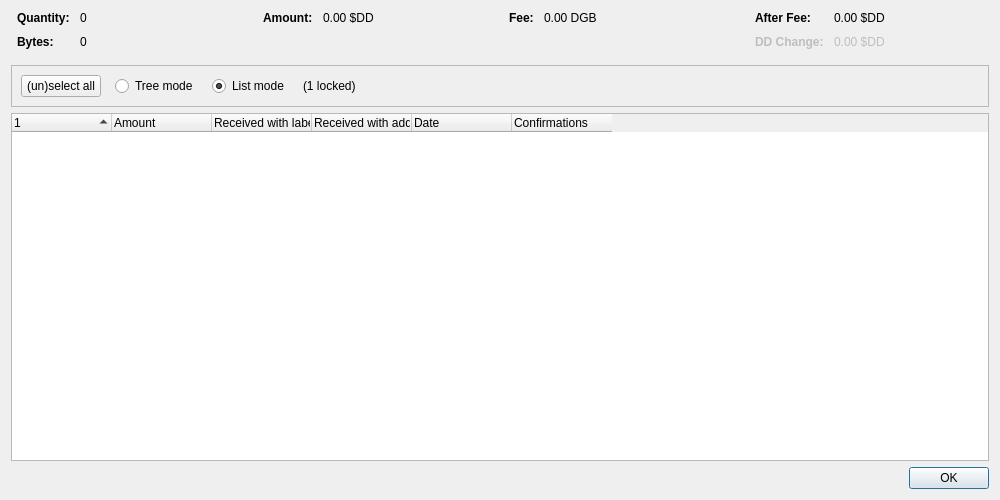
<?xml version="1.0" encoding="UTF-8"?>
<ui version="4.0">
 <class>DigiDollarCoinControlDialog</class>
 <widget class="QDialog" name="DigiDollarCoinControlDialog">
  <property name="geometry">
   <rect>
    <x>0</x>
    <y>0</y>
    <width>1000</width>
    <height>500</height>
   </rect>
  </property>
  <property name="windowTitle">
   <string>DigiDollar Coin Selection</string>
  </property>
  <layout class="QVBoxLayout" name="verticalLayout">
   <item>
    <layout class="QHBoxLayout" name="horizontalLayoutTop" stretch="0,0,0,0">
     <property name="topMargin">
      <number>0</number>
     </property>
     <property name="bottomMargin">
      <number>10</number>
     </property>
     <item>
      <layout class="QFormLayout" name="formLayoutCoinControl1">
       <property name="labelAlignment">
        <set>Qt::AlignLeft|Qt::AlignVCenter</set>
       </property>
       <property name="horizontalSpacing">
        <number>10</number>
       </property>
       <property name="verticalSpacing">
        <number>10</number>
       </property>
       <property name="leftMargin">
        <number>6</number>
       </property>
       <property name="rightMargin">
        <number>6</number>
       </property>
       <item row="0" column="0">
        <widget class="QLabel" name="labelCoinControlQuantityText">
         <property name="font">
          <font>
           <weight>75</weight>
           <bold>true</bold>
          </font>
         </property>
         <property name="text">
          <string>Quantity:</string>
         </property>
        </widget>
       </item>
       <item row="0" column="1">
        <widget class="QLabel" name="labelCoinControlQuantity">
         <property name="cursor">
          <cursorShape>IBeamCursor</cursorShape>
         </property>
         <property name="contextMenuPolicy">
          <enum>Qt::ActionsContextMenu</enum>
         </property>
         <property name="text">
          <string notr="true">0</string>
         </property>
         <property name="textInteractionFlags">
          <set>Qt::LinksAccessibleByMouse|Qt::TextSelectableByKeyboard|Qt::TextSelectableByMouse</set>
         </property>
        </widget>
       </item>
       <item row="1" column="0">
        <widget class="QLabel" name="labelCoinControlBytesText">
         <property name="font">
          <font>
           <weight>75</weight>
           <bold>true</bold>
          </font>
         </property>
         <property name="text">
          <string>Bytes:</string>
         </property>
        </widget>
       </item>
       <item row="1" column="1">
        <widget class="QLabel" name="labelCoinControlBytes">
         <property name="cursor">
          <cursorShape>IBeamCursor</cursorShape>
         </property>
         <property name="contextMenuPolicy">
          <enum>Qt::ActionsContextMenu</enum>
         </property>
         <property name="text">
          <string notr="true">0</string>
         </property>
         <property name="textInteractionFlags">
          <set>Qt::LinksAccessibleByMouse|Qt::TextSelectableByKeyboard|Qt::TextSelectableByMouse</set>
         </property>
        </widget>
       </item>
      </layout>
     </item>
     <item>
      <layout class="QFormLayout" name="formLayoutCoinControl2">
       <property name="horizontalSpacing">
        <number>10</number>
       </property>
       <property name="verticalSpacing">
        <number>10</number>
       </property>
       <property name="leftMargin">
        <number>6</number>
       </property>
       <property name="rightMargin">
        <number>6</number>
       </property>
       <item row="0" column="0">
        <widget class="QLabel" name="labelCoinControlAmountText">
         <property name="font">
          <font>
           <weight>75</weight>
           <bold>true</bold>
          </font>
         </property>
         <property name="text">
          <string>Amount:</string>
         </property>
        </widget>
       </item>
       <item row="0" column="1">
        <widget class="QLabel" name="labelCoinControlAmount">
         <property name="cursor">
          <cursorShape>IBeamCursor</cursorShape>
         </property>
         <property name="contextMenuPolicy">
          <enum>Qt::ActionsContextMenu</enum>
         </property>
         <property name="text">
          <string notr="true">0.00 $DD</string>
         </property>
         <property name="textInteractionFlags">
          <set>Qt::LinksAccessibleByMouse|Qt::TextSelectableByKeyboard|Qt::TextSelectableByMouse</set>
         </property>
        </widget>
       </item>
      </layout>
     </item>
     <item>
      <layout class="QFormLayout" name="formLayoutCoinControl3">
       <property name="horizontalSpacing">
        <number>10</number>
       </property>
       <property name="verticalSpacing">
        <number>10</number>
       </property>
       <property name="leftMargin">
        <number>6</number>
       </property>
       <property name="rightMargin">
        <number>6</number>
       </property>
       <item row="0" column="0">
        <widget class="QLabel" name="labelCoinControlFeeText">
         <property name="font">
          <font>
           <weight>75</weight>
           <bold>true</bold>
          </font>
         </property>
         <property name="text">
          <string>Fee:</string>
         </property>
        </widget>
       </item>
       <item row="0" column="1">
        <widget class="QLabel" name="labelCoinControlFee">
         <property name="cursor">
          <cursorShape>IBeamCursor</cursorShape>
         </property>
         <property name="contextMenuPolicy">
          <enum>Qt::ActionsContextMenu</enum>
         </property>
         <property name="text">
          <string notr="true">0.00 DGB</string>
         </property>
         <property name="textInteractionFlags">
          <set>Qt::LinksAccessibleByMouse|Qt::TextSelectableByKeyboard|Qt::TextSelectableByMouse</set>
         </property>
        </widget>
       </item>
      </layout>
     </item>
     <item>
      <layout class="QFormLayout" name="formLayoutCoinControl4">
       <property name="labelAlignment">
        <set>Qt::AlignLeft|Qt::AlignVCenter</set>
       </property>
       <property name="horizontalSpacing">
        <number>10</number>
       </property>
       <property name="verticalSpacing">
        <number>10</number>
       </property>
       <property name="leftMargin">
        <number>6</number>
       </property>
       <property name="rightMargin">
        <number>6</number>
       </property>
       <item row="0" column="0">
        <widget class="QLabel" name="labelCoinControlAfterFeeText">
         <property name="font">
          <font>
           <weight>75</weight>
           <bold>true</bold>
          </font>
         </property>
         <property name="text">
          <string>After Fee:</string>
         </property>
        </widget>
       </item>
       <item row="0" column="1">
        <widget class="QLabel" name="labelCoinControlAfterFee">
         <property name="cursor">
          <cursorShape>IBeamCursor</cursorShape>
         </property>
         <property name="contextMenuPolicy">
          <enum>Qt::ActionsContextMenu</enum>
         </property>
         <property name="text">
          <string notr="true">0.00 $DD</string>
         </property>
         <property name="textInteractionFlags">
          <set>Qt::LinksAccessibleByMouse|Qt::TextSelectableByKeyboard|Qt::TextSelectableByMouse</set>
         </property>
        </widget>
       </item>
       <item row="1" column="0">
        <widget class="QLabel" name="labelCoinControlChangeText">
         <property name="enabled">
          <bool>false</bool>
         </property>
         <property name="font">
          <font>
           <weight>75</weight>
           <bold>true</bold>
          </font>
         </property>
         <property name="text">
          <string>DD Change:</string>
         </property>
        </widget>
       </item>
       <item row="1" column="1">
        <widget class="QLabel" name="labelCoinControlChange">
         <property name="enabled">
          <bool>false</bool>
         </property>
         <property name="cursor">
          <cursorShape>IBeamCursor</cursorShape>
         </property>
         <property name="contextMenuPolicy">
          <enum>Qt::ActionsContextMenu</enum>
         </property>
         <property name="text">
          <string notr="true">0.00 $DD</string>
         </property>
         <property name="textInteractionFlags">
          <set>Qt::LinksAccessibleByMouse|Qt::TextSelectableByKeyboard|Qt::TextSelectableByMouse</set>
         </property>
        </widget>
       </item>
      </layout>
     </item>
    </layout>
   </item>
   <item>
    <widget class="QFrame" name="frame">
     <property name="minimumSize">
      <size>
       <width>0</width>
       <height>40</height>
      </size>
     </property>
     <property name="frameShape">
      <enum>QFrame::StyledPanel</enum>
     </property>
     <property name="frameShadow">
      <enum>QFrame::Sunken</enum>
     </property>
     <layout class="QHBoxLayout" name="horizontalLayout">
      <item>
       <layout class="QHBoxLayout" name="horizontalLayoutPanel" stretch="0,0,0,0,0">
        <property name="spacing">
         <number>14</number>
        </property>
        <item>
         <widget class="QPushButton" name="pushButtonSelectAll">
          <property name="sizePolicy">
           <sizepolicy hsizetype="Maximum" vsizetype="Fixed">
            <horstretch>0</horstretch>
            <verstretch>0</verstretch>
           </sizepolicy>
          </property>
          <property name="text">
           <string>(un)select all</string>
          </property>
          <property name="autoDefault">
           <bool>false</bool>
          </property>
         </widget>
        </item>
        <item>
         <widget class="QRadioButton" name="radioTreeMode">
          <property name="sizePolicy">
           <sizepolicy hsizetype="Maximum" vsizetype="Fixed">
            <horstretch>0</horstretch>
            <verstretch>0</verstretch>
           </sizepolicy>
          </property>
          <property name="text">
           <string>Tree mode</string>
          </property>
         </widget>
        </item>
        <item>
         <widget class="QRadioButton" name="radioListMode">
          <property name="sizePolicy">
           <sizepolicy hsizetype="Maximum" vsizetype="Fixed">
            <horstretch>0</horstretch>
            <verstretch>0</verstretch>
           </sizepolicy>
          </property>
          <property name="text">
           <string>List mode</string>
          </property>
          <property name="checked">
           <bool>true</bool>
          </property>
         </widget>
        </item>
        <item>
         <widget class="QLabel" name="labelLocked">
          <property name="text">
           <string notr="true">(1 locked)</string>
          </property>
         </widget>
        </item>
        <item>
         <spacer name="horizontalSpacer">
          <property name="orientation">
           <enum>Qt::Horizontal</enum>
          </property>
          <property name="sizeHint" stdset="0">
           <size>
            <width>40</width>
            <height>20</height>
           </size>
          </property>
         </spacer>
        </item>
       </layout>
      </item>
     </layout>
    </widget>
   </item>
   <item>
    <widget class="CoinControlTreeWidget" name="treeWidget">
     <property name="contextMenuPolicy">
      <enum>Qt::CustomContextMenu</enum>
     </property>
     <property name="sortingEnabled">
      <bool>false</bool>
     </property>
     <property name="columnCount">
      <number>6</number>
     </property>
     <attribute name="headerShowSortIndicator" stdset="0">
      <bool>true</bool>
     </attribute>
     <attribute name="headerStretchLastSection">
      <bool>false</bool>
     </attribute>
     <column>
      <property name="text">
       <string/>
      </property>
     </column>
     <column>
      <property name="text">
       <string>Amount</string>
      </property>
     </column>
     <column>
      <property name="text">
       <string>Received with label</string>
      </property>
     </column>
     <column>
      <property name="text">
       <string>Received with address</string>
      </property>
     </column>
     <column>
      <property name="text">
       <string>Date</string>
      </property>
     </column>
     <column>
      <property name="text">
       <string>Confirmations</string>
      </property>
      <property name="toolTip">
       <string>Confirmed</string>
      </property>
     </column>
     <column>
      <property name="text">
       <string/>
      </property>
     </column>
     <column>
      <property name="text">
       <string/>
      </property>
     </column>
     <column>
      <property name="text">
       <string/>
      </property>
     </column>
     <column>
      <property name="text">
       <string/>
      </property>
     </column>
    </widget>
   </item>
   <item>
    <widget class="QDialogButtonBox" name="buttonBox">
     <property name="orientation">
      <enum>Qt::Horizontal</enum>
     </property>
     <property name="standardButtons">
      <set>QDialogButtonBox::Ok</set>
     </property>
    </widget>
   </item>
  </layout>
 </widget>
 <customwidgets>
  <customwidget>
   <class>CoinControlTreeWidget</class>
   <extends>QTreeWidget</extends>
   <header>qt/coincontroltreewidget.h</header>
  </customwidget>
 </customwidgets>
 <resources/>
 <connections/>
</ui>
